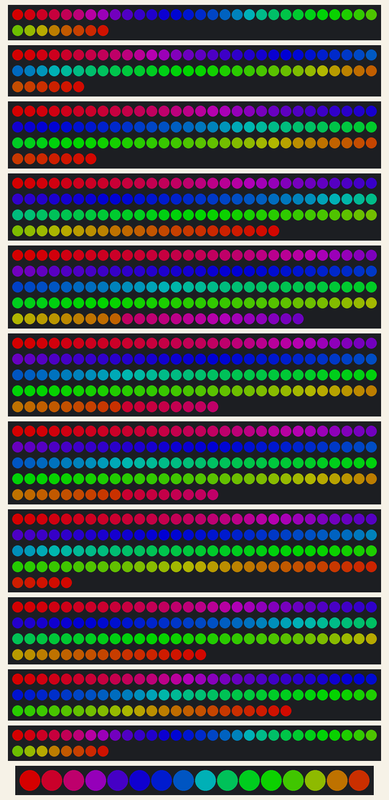
A sketch run on a simulated Arduino Uno, built with avr-gcc and run on an emulated ATmega328P. On the bench: 2 × 38 RGB LEDs in strip order, left to right, continuing on the next row, 66 RGB LEDs in strip order, left to right, continuing on the next row, 97 RGB LEDs in strip order, left to right, continuing on the next row, 112 RGB LEDs in strip order, left to right, continuing on the next row, 144 RGB LEDs in strip order, left to right, continuing on the next row, 2 × 137 RGB LEDs in strip order, left to right, continuing on the next row, 125 RGB LEDs in strip order, left to right, continuing on the next row, 106 RGB LEDs in strip order, left to right, continuing on the next row, 83 RGB LEDs in strip order, left to right, continuing on the next row, 16 RGB LEDs in strip order, left to right. Dim RGB values are drawn brighter than linear.

Above: at 6.97 s.
At 11.1 s:
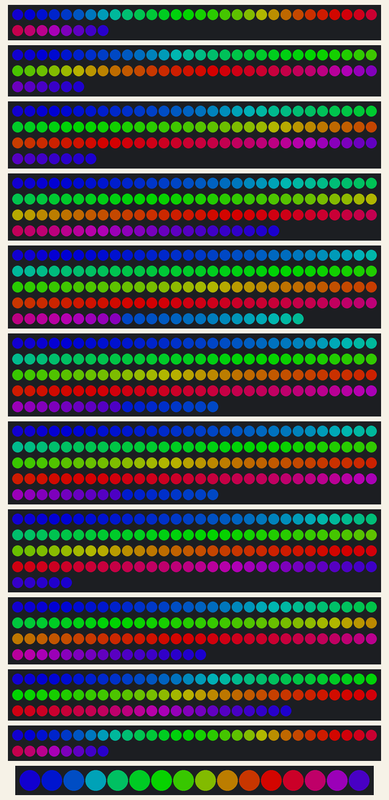
At 15.2 s:
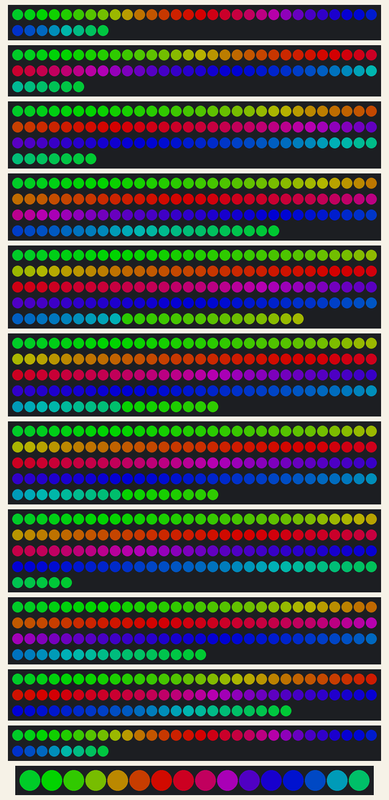
At 23.44 s:
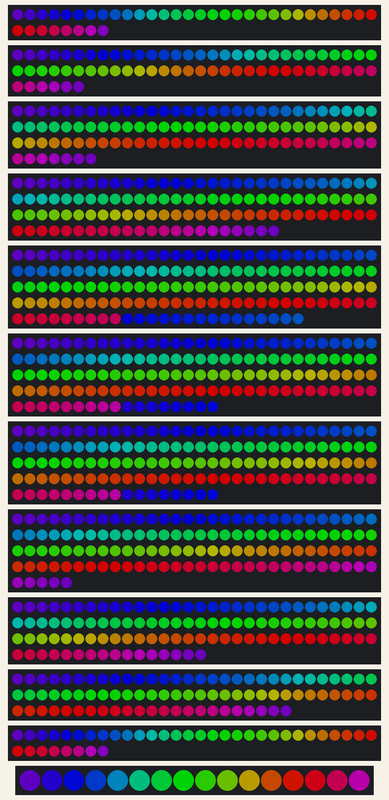
At 31.69 s:
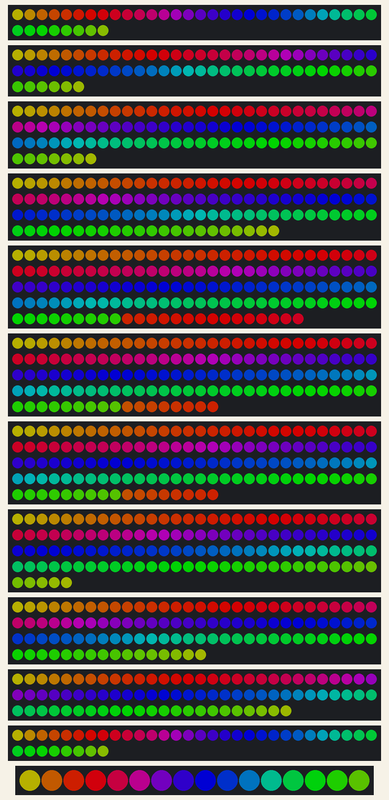
At 39.84 s:
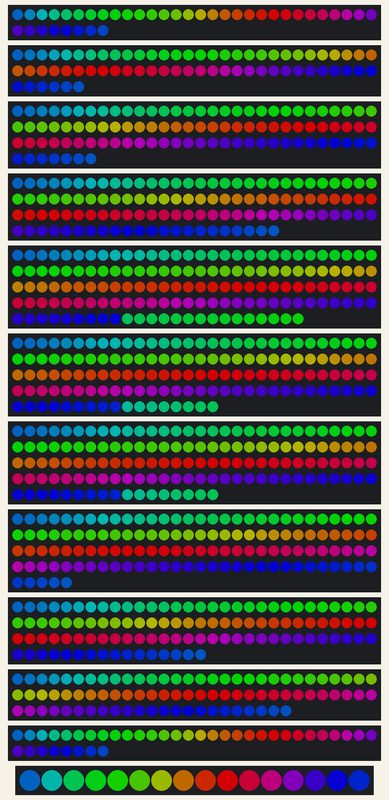

The sketch:

colorWheel3.ino
```cpp
#include <Adafruit_NeoPixel.h>
#ifdef __AVR__
  #include <avr/power.h>
#endif

int length0 = 38;
int length1 = 66;
int length2 = 97;
int length3 = 112;
int length4 = 144;
int length5 = 137;
int length6 = 137;
int length7 = 125;
int length8 = 106;
int length9 = 83;
int length10 = 38;
int length11 = 16;

Adafruit_NeoPixel layer0 = Adafruit_NeoPixel(length0, 2);
Adafruit_NeoPixel layer1 = Adafruit_NeoPixel(length1, 3);
Adafruit_NeoPixel layer2 = Adafruit_NeoPixel(length2, 4);
Adafruit_NeoPixel layer3 = Adafruit_NeoPixel(length3, 5);
Adafruit_NeoPixel layer4 = Adafruit_NeoPixel(length4, 6);
Adafruit_NeoPixel layer5 = Adafruit_NeoPixel(length5, 7);
Adafruit_NeoPixel layer6 = Adafruit_NeoPixel(length6, 8);
Adafruit_NeoPixel layer7 = Adafruit_NeoPixel(length7, 9);
Adafruit_NeoPixel layer8 = Adafruit_NeoPixel(length8, 10);
Adafruit_NeoPixel layer9 = Adafruit_NeoPixel(length9, 11);
Adafruit_NeoPixel layer10 = Adafruit_NeoPixel(length10, 12);
Adafruit_NeoPixel layer11 = Adafruit_NeoPixel(length11, 13);
Adafruit_NeoPixel c = Adafruit_NeoPixel(1,0);

void setup()
{
  uint8_t  brightness = 128;

  layer0.begin();
  layer0.setBrightness(brightness);
  layer0.show();

  layer1.begin();
  layer1.setBrightness(brightness);
  layer1.show();

  layer2.begin();
  layer2.setBrightness(brightness);
  layer2.show();

  layer3.begin();
  layer3.setBrightness(brightness);
  layer3.show();

  layer4.begin();
  layer4.setBrightness(brightness);
  layer4.show();

  layer5.begin();
  layer5.setBrightness(brightness);
  layer5.show();

  layer6.begin();
  layer6.setBrightness(brightness);
  layer6.show();

  layer7.begin();
  layer7.setBrightness(brightness);
  layer7.show();

  layer8.begin();
  layer8.setBrightness(brightness);
  layer8.show();

  layer9.begin();
  layer9.setBrightness(brightness);
  layer9.show();

  layer10.begin();
  layer10.setBrightness(brightness);
  layer10.show();

  layer11.begin();
  layer11.setBrightness(brightness);
  layer11.show();

  Serial.begin(9600);

}


void loop() {
  colorWheel();
}

void colorWheel()
{
  colorWheelOpen();
  colorWheelSkip(3);
  colorWheelSkip(3);
  colorWheelSkip(3);
  for(int loopCntr = 0; loopCntr < 5; loopCntr++)
  {
    colorWheelSkip(5);
  }

  for(int loopCntr = 0; loopCntr < 5; loopCntr++)
  {
    colorWheelSkip(10);
  }
  colorWheelSkip(5);
  colorWheelClose();
}

void colorWheelOpen()
{
  //Turns on all layers 1 pixel/layer at a time.
  for(int pixelCntr = 0; pixelCntr < 145; pixelCntr++)
  {
    layer0.setPixelColor(pixelCntr, Wheel(pixelCntr*255/length0));
    layer1.setPixelColor(pixelCntr, Wheel(pixelCntr*255/length1));
    layer2.setPixelColor(pixelCntr, Wheel(pixelCntr*255/length2));
    layer3.setPixelColor(pixelCntr, Wheel(pixelCntr*255/length3));
    layer4.setPixelColor(pixelCntr, Wheel(pixelCntr*255/length4));
    layer5.setPixelColor(pixelCntr, Wheel(pixelCntr*255/length5));
    layer6.setPixelColor(pixelCntr, Wheel(pixelCntr*255/length6));
    layer7.setPixelColor(pixelCntr, Wheel(pixelCntr*255/length7));
    layer8.setPixelColor(pixelCntr, Wheel(pixelCntr*255/length8));
    layer9.setPixelColor(pixelCntr, Wheel(pixelCntr*255/length9));
    layer10.setPixelColor(pixelCntr, Wheel(pixelCntr*255/length10));
    layer11.setPixelColor(pixelCntr, Wheel(pixelCntr*255/length11));
    showAll();
  }
}

void colorWheelClose()
{
  //Turns off all layers 1 pixel/layer at a time.
  for(int pixelCntr = 0; pixelCntr < 145; pixelCntr++)
  {
    layer0.setPixelColor(pixelCntr, c.Color(0, 0, 0));
    layer1.setPixelColor(pixelCntr, c.Color(0, 0, 0));
    layer2.setPixelColor(pixelCntr, c.Color(0, 0, 0));
    layer3.setPixelColor(pixelCntr, c.Color(0, 0, 0));
    layer4.setPixelColor(pixelCntr, c.Color(0, 0, 0));
    layer5.setPixelColor(pixelCntr, c.Color(0, 0, 0));
    layer6.setPixelColor(pixelCntr, c.Color(0, 0, 0));
    layer7.setPixelColor(pixelCntr, c.Color(0, 0, 0));
    layer8.setPixelColor(pixelCntr, c.Color(0, 0, 0));
    layer9.setPixelColor(pixelCntr, c.Color(0, 0, 0));
    layer10.setPixelColor(pixelCntr, c.Color(0, 0, 0));
    layer11.setPixelColor(pixelCntr, c.Color(0, 0, 0));
    showAll();
  }
}

void colorWheelSkip(int wheelSkip)
{
  int wheelCntr, pixelCntr;

  for(wheelCntr = 0; wheelCntr < 255; wheelCntr += wheelSkip)
  {
    for(pixelCntr = 0; pixelCntr < length0; pixelCntr++)
    {
      layer0.setPixelColor(pixelCntr, Wheel(pixelCntr*255/length0 + wheelCntr));
    }

    for(pixelCntr = 0; pixelCntr < length1; pixelCntr++)
    {
      layer1.setPixelColor(pixelCntr, Wheel(pixelCntr*255/length1 + wheelCntr));
    }

    for(pixelCntr = 0; pixelCntr < length2; pixelCntr++)
    {
      layer2.setPixelColor(pixelCntr, Wheel(pixelCntr*255/length2 + wheelCntr));
    }

    for(pixelCntr = 0; pixelCntr < length3; pixelCntr++)
    {
      layer3.setPixelColor(pixelCntr, Wheel(pixelCntr*255/length3 + wheelCntr));
    }

    for(pixelCntr = 0; pixelCntr < length4; pixelCntr++)
    {
      layer4.setPixelColor(pixelCntr, Wheel(pixelCntr*255/length4 + wheelCntr));
    }

    for(pixelCntr = 0; pixelCntr < length5; pixelCntr++)
    {
      layer5.setPixelColor(pixelCntr, Wheel(pixelCntr*255/length5 + wheelCntr));
    }

    for(pixelCntr = 0; pixelCntr < length6; pixelCntr++)
    {
      layer6.setPixelColor(pixelCntr, Wheel(pixelCntr*255/length6 + wheelCntr));
    }

    for(pixelCntr = 0; pixelCntr < length7; pixelCntr++)
    {
      layer7.setPixelColor(pixelCntr, Wheel(pixelCntr*255/length7 + wheelCntr));
    }

    for(pixelCntr = 0; pixelCntr < length8; pixelCntr++)
    {
      layer8.setPixelColor(pixelCntr, Wheel(pixelCntr*255/length8 + wheelCntr));
    }

    for(pixelCntr = 0; pixelCntr < length9; pixelCntr++)
    {
      layer9.setPixelColor(pixelCntr, Wheel(pixelCntr*255/length9 + wheelCntr));
    }

    for(pixelCntr = 0; pixelCntr < length10; pixelCntr++)
    {
      layer10.setPixelColor(pixelCntr, Wheel(pixelCntr*255/length10 + wheelCntr));
    }

    for(pixelCntr = 0; pixelCntr < length11; pixelCntr++)
    {
      layer11.setPixelColor(pixelCntr, Wheel(pixelCntr*255/length11 + wheelCntr));
    }
    showAll();
  }
}


void assignPixel(int layer, int pixel, uint32_t displayColor)
{
  int i;

  switch(layer) {
    case 0:
        layer0.setPixelColor(pixel, displayColor);
      break;

    case 1:
        layer1.setPixelColor(pixel, displayColor);
      break;

    case 2:
        layer2.setPixelColor(pixel, displayColor);
      break;

    case 3:
        layer3.setPixelColor(pixel, displayColor);
      break;

    case 4:
        layer4.setPixelColor(pixel, displayColor);
      break;

    case 5:
        layer5.setPixelColor(pixel, displayColor);
      break;

    case 6:
        layer6.setPixelColor(pixel, displayColor);
      break;

    case 7:
        layer7.setPixelColor(pixel, displayColor);
      break;

    case 8:
        layer8.setPixelColor(pixel, displayColor);
      break;

    case 9:
        layer9.setPixelColor(pixel, displayColor);
      break;

    case 10:
        layer10.setPixelColor(pixel, displayColor);
      break;

    case 11:
        layer11.setPixelColor(pixel, displayColor);
      break;

    default:
      break;
  }
}


uint32_t Wheel(float wheelPos) {
//  WheelPos = 255 - WheelPos;
  while(wheelPos > 255)
  wheelPos -= 255;
  while(wheelPos < 0)
  wheelPos += 255;

  if(wheelPos < 85) {
    return layer1.Color(255 - wheelPos * 3, 0, wheelPos * 3);
  }
  if(wheelPos < 170) {
    wheelPos -= 85;
    return layer1.Color(0, wheelPos * 3, 255 - wheelPos * 3);
  }
  wheelPos -= 170;
  return layer1.Color(wheelPos * 3, 255 - wheelPos * 3, 0);
}

void showAll()
{
  layer0.show();
  layer1.show();
  layer2.show();
  layer3.show();
  layer4.show();
  layer5.show();
  layer6.show();
  layer7.show();
  layer8.show();
  layer9.show();
  layer10.show();
  layer11.show();
}
```
